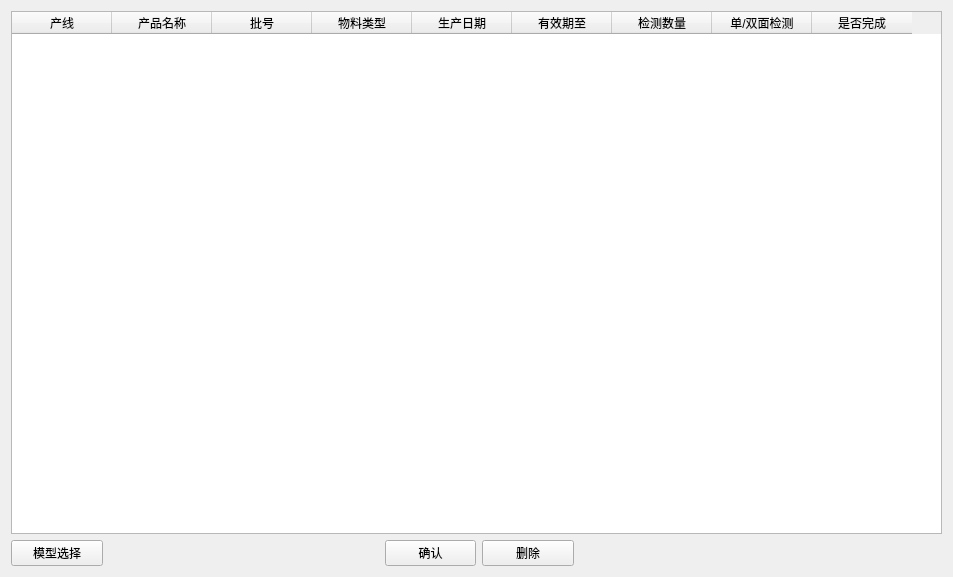
<?xml version="1.0" encoding="UTF-8"?>
<ui version="4.0">
 <class>Form</class>
 <widget class="QWidget" name="Form">
  <property name="geometry">
   <rect>
    <x>0</x>
    <y>0</y>
    <width>953</width>
    <height>577</height>
   </rect>
  </property>
  <property name="windowTitle">
   <string>Form</string>
  </property>
  <layout class="QVBoxLayout" name="verticalLayout">
   <item>
    <widget class="QTableWidget" name="tableWidget">
     <property name="sortingEnabled">
      <bool>true</bool>
     </property>
     <attribute name="verticalHeaderShowSortIndicator" stdset="0">
      <bool>true</bool>
     </attribute>
     <column>
      <property name="text">
       <string>产线</string>
      </property>
     </column>
     <column>
      <property name="text">
       <string>产品名称</string>
      </property>
     </column>
     <column>
      <property name="text">
       <string>批号</string>
      </property>
     </column>
     <column>
      <property name="text">
       <string>物料类型</string>
      </property>
     </column>
     <column>
      <property name="text">
       <string>生产日期</string>
      </property>
     </column>
     <column>
      <property name="text">
       <string>有效期至</string>
      </property>
     </column>
     <column>
      <property name="text">
       <string>检测数量</string>
      </property>
     </column>
     <column>
      <property name="text">
       <string>单/双面检测</string>
      </property>
     </column>
     <column>
      <property name="text">
       <string>是否完成</string>
      </property>
     </column>
    </widget>
   </item>
   <item>
    <layout class="QHBoxLayout" name="horizontalLayout" stretch="1,3,1,1,4">
     <item>
      <widget class="QPushButton" name="select_Button">
       <property name="text">
        <string>模型选择</string>
       </property>
      </widget>
     </item>
     <item>
      <spacer name="horizontalSpacer_3">
       <property name="orientation">
        <enum>Qt::Horizontal</enum>
       </property>
       <property name="sizeHint" stdset="0">
        <size>
         <width>40</width>
         <height>20</height>
        </size>
       </property>
      </spacer>
     </item>
     <item>
      <widget class="QPushButton" name="confirm_Button">
       <property name="text">
        <string>确认</string>
       </property>
      </widget>
     </item>
     <item>
      <widget class="QPushButton" name="delete_Button">
       <property name="text">
        <string>删除</string>
       </property>
      </widget>
     </item>
     <item>
      <spacer name="horizontalSpacer_2">
       <property name="orientation">
        <enum>Qt::Horizontal</enum>
       </property>
       <property name="sizeHint" stdset="0">
        <size>
         <width>40</width>
         <height>20</height>
        </size>
       </property>
      </spacer>
     </item>
    </layout>
   </item>
  </layout>
 </widget>
 <resources/>
 <connections/>
</ui>
